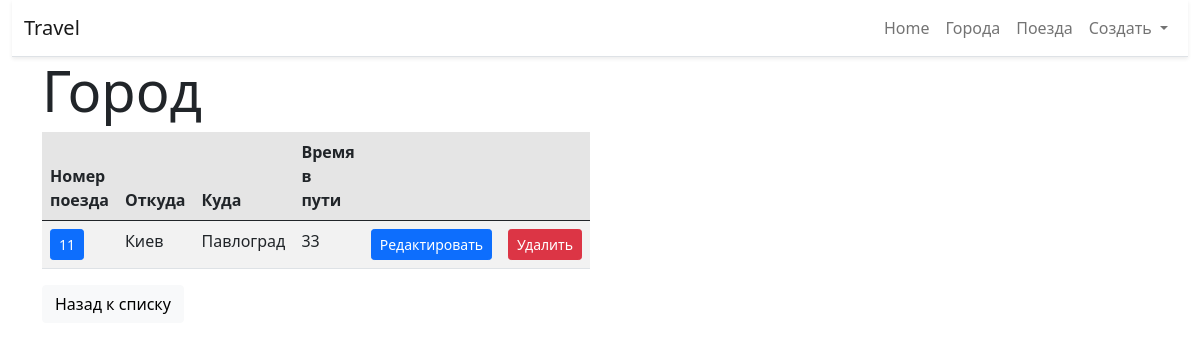
Page /trains/detail/10/ on the committed database.
### trains/models.py (models this page shows, shortened)
class Train(models.Model):
    name = models.CharField(max_length=100, unique=True, verbose_name='Номер поезда')
    from_city = models.ForeignKey(City, on_delete=models.CASCADE, verbose_name='Откуда', related_name='from_city')
    to_city = models.ForeignKey(City, on_delete=models.CASCADE, verbose_name='Куда', related_name='to_city')
    travel_time = models.IntegerField(verbose_name='Время в пути')
    class Meta:
        verbose_name = 'Поезд'
        verbose_name_plural = 'Поезда'
        ordering = ['name']

### cities/models.py (models this page shows)
class City(models.Model):
    name = models.CharField(max_length=100, unique=True, verbose_name='Город')
    def __str__(self):
        return self.name
    class Meta:
        verbose_name = 'Город'
        verbose_name_plural = 'Города'
        ordering = ['name']

### trains/views.py (the view)
# urls.py: path('detail/<int:pk>/', TrainDetailView.as_view(), name='detail'),
class TrainDetailView(DetailView):
    queryset = Train.objects.all()
    context_object_name = 'object'
    template_name = 'trains/detail.html'

### trains/templates/trains/detail.html (shortened to what this page needs)
{% extends "base.html" %}
{% block content %}
<h1 class="display-4">Город</h1>
    <div class="row">
        <div class="col-md-6">
<table class="table table-striped table-active">
        <thead>
        <tr>
            <th>
                Номер поезда
            </th>
                        <th>
                Откуда
            </th>
                        <th>
                Куда
            </th>
                        <th>
                Время в пути
            </th>
                        <th>
            </th>
                        <th>
            </th>
        </tr>
        </thead>
        <tbody>
                <tr>
                <td><a href=""><button type="button" class="btn btn-primary btn-sm">{{ object.name }}</button></a></td>
                <td>{{ object.from_city }}</td>
                <td>{{ object.to_city }}</td>
                <td>{{ object.travel_time }}</td>
                <td><a href="{% url 'train:update' pk=object.pk %}"><button type="button" class="btn btn-primary btn-sm">Редактировать</button></a> </td>
                <td><a href="{% url 'train:delete' pk=object.pk %}"><button type="button" class="btn btn-danger btn-sm">Удалить</button></a> </td>
            </tr>
        </tbody>
        </table>
        </div>
     <div class="row">
        <div class="col-md-6">
                <a href="{% url 'train:home' %}">
                    <button type="button" class="btn btn-light">
                        Назад к списку
                    </button>
                </a>
        </div>
    </div>
{% endblock %}

### rows in the picture
Train: name "11", from_city "Киев", to_city "Павлоград", travel_time "33"
